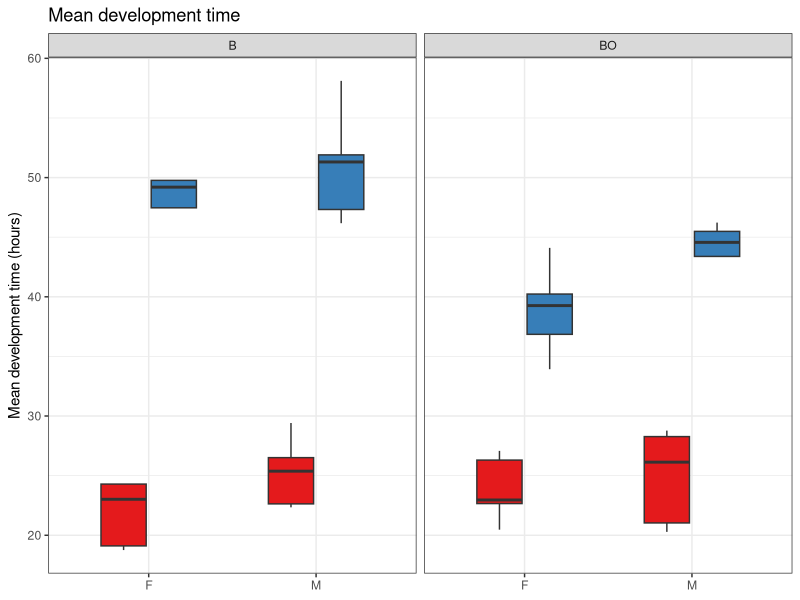

This figure's R source:
library(readxl)
library(ggplot2)
library(tidyverse)

#library(gridExtra)

data <- read_excel("data/phenotypic_data/raw/Development Time Gen 20.xlsx", skip = 1, col_types = "text")
data$Notes <- NULL
data[] <- sapply(data, as.character)

hours <- seq(from = 0, to = 198, by = 6)
colnames(data) <- c("Population", "Vials", "Sex",
                    paste0("t", hours))

data[data == "-"] <- NA

timepoint_cols <- grep("^t", names(data), value = TRUE)
data[timepoint_cols] <- lapply(data[timepoint_cols], function(x) as.numeric(as.character(x)))

data <- data %>%
  group_by(Population, Sex) %>%
  summarise(across(where(is.numeric), ~ mean(.x, na.rm = TRUE)), .groups = "drop")

data_calcs <- data[4:ncol(data)]
data_calcs[] <- sapply(data_calcs, as.numeric)

pop_size <- rowSums(data_calcs, na.rm=T)

data_df <- data.frame(mapply(`*`, data_calcs, hours))
data_sums <- rowSums(data_df, na.rm=T)

data$average <- data_sums/pop_size

data$Regimen <- data$Population
data$Regimen <- gsub("[0-9]+$", "", data$Population)

data$Regimen <- gsub("^EBO$|^EB$", "O-type", data$Regimen)
data$Regimen <- gsub("^CBO$|^CB$", "B-type", data$Regimen)

data <- data %>% mutate(
  Ancestry = case_when(
    grepl("CBO|EBO", Population) ~ "BO",
    grepl("CB|EB", Population) ~ "B",
    TRUE ~ NA_character_
  )
)

devtime_boxplots <- ggplot(data, aes(x = Sex, y = average, fill = Regimen)) +
  geom_boxplot(outlier.shape = NA, width = 0.6) +
  #geom_jitter(width = 0.2, alpha = 0.3, color = "black") +
  labs(
    title = "Mean development time",
    x = NULL,
    y = "Mean development time (hours)"
  ) +
  scale_fill_manual(values = c("B-type" = "#E41A1C", "O-type" = "#377EB8")) +
  facet_wrap(~ Ancestry) +
  theme_bw() +
  theme(legend.position = "none")

devtime_boxplots
